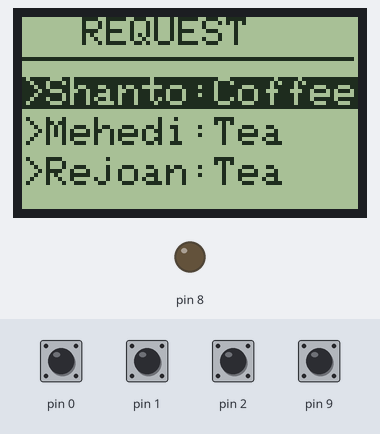
Simulated run of this sketch. Board: Arduino Uno, built with avr-gcc and run on an emulated ATmega328P. Shown: 84×48 one-colour display, output pins drawn as LEDs (lit = HIGH). Inputs (shaded band) come from the test bench; at power-on: pin 0–2, pin 9 HIGH.

Above: at 1.2 s.
1.3 s: pin 0 pulled LOW for 0.15 s
At 2.1 s:
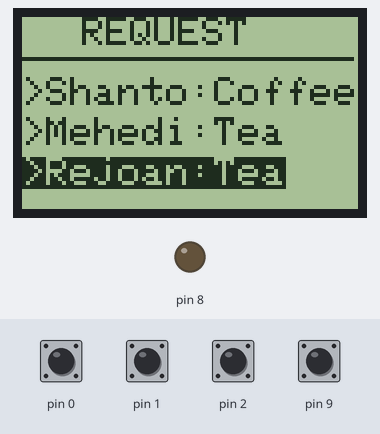
2.9 s: pin 1 pulled LOW for 0.15 s
At 3.9 s:
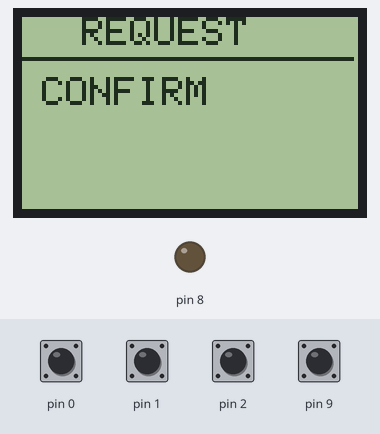
4.5 s: pin 1 pulled LOW for 1 s
At 5.3 s:
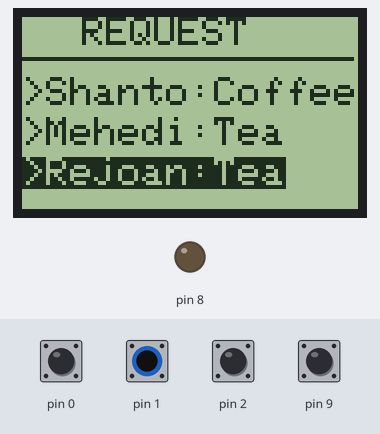
7.0 s: pin 9 pulled LOW for 0.15 s
At 8.2 s:
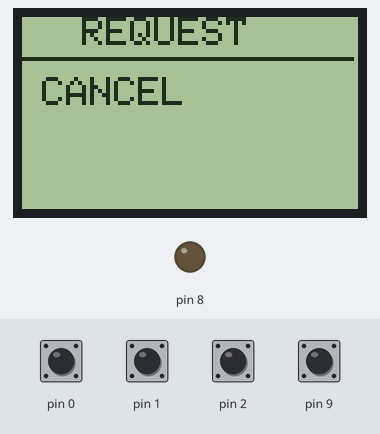
8.6 s: pin 9 pulled LOW for 1 s
At 9.4 s:
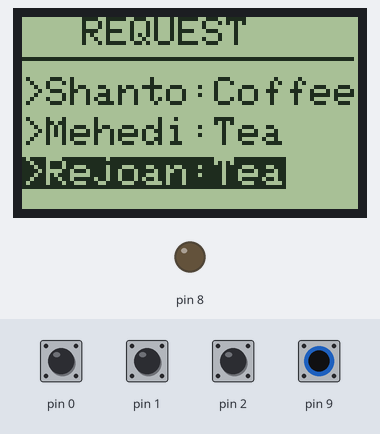
11.1 s: pin 0 pulled LOW for 1 s
At 11.6 s:
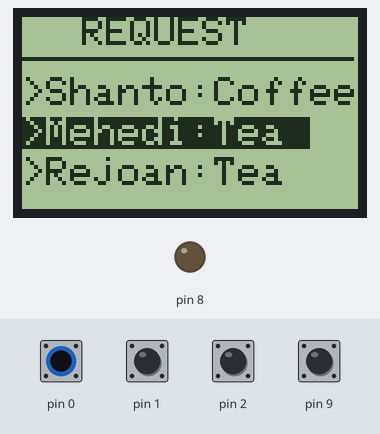
Timing chart, 0 to 14.1 s (numbered marks = the images above; inputs shaded):
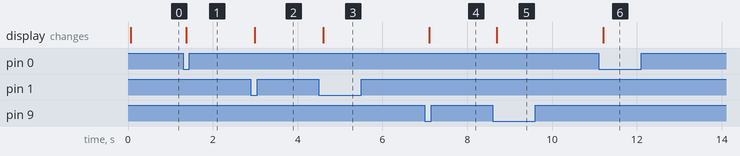

The sketch:

miraz_lcd_menu.ino
```cpp
#include <SPI.h>
#include <Adafruit_GFX.h>
#include <Adafruit_PCD8544.h>

boolean backlight = true;
int contrast = 50;

int menuitem = 1;
int page = 1;

volatile boolean up = false;
volatile boolean down = false;
volatile boolean middle = false;
volatile boolean middle2 = false;

int downButtonState = 0;
int upButtonState = 0;
int selectButtonState = 0;
int cancelButtonState = 0;
int lastDownButtonState = 0;
int lastSelectButtonState = 0;
int lastUpButtonState = 0;
int lastCancelButtonState = 0;

Adafruit_PCD8544 display = Adafruit_PCD8544(7, 6, 5, 4, 3);

void setup() {

  pinMode(2, INPUT_PULLUP);
  pinMode(1, INPUT_PULLUP);
  pinMode(0, INPUT_PULLUP);
  pinMode(9, INPUT_PULLUP);
  pinMode(8, OUTPUT);

  digitalWrite(8, LOW); //Turn Backlight ON

  //  Serial.begin(9600);

  display.begin();
  display.setContrast(contrast); //Set contrast to 50
  display.clearDisplay();
  display.display();
}

void loop() {

  drawMenu();

  downButtonState = digitalRead(2);
  selectButtonState = digitalRead(1);
  upButtonState =   digitalRead(0);
  cancelButtonState =   digitalRead(9);

  checkIfDownButtonIsPressed();
  checkIfUpButtonIsPressed();
  checkIfSelectButtonIsPressed();
  checkIfCancelButtonIsPressed();

  if (up && page == 1 ) {
    up = false;
    menuitem--;
    if (menuitem == 0)
    {
      menuitem = 3;
    }
  } else if (up && page == 2 ) {
    up = false;
  }


  if (down && page == 1) {
    down = false;
    menuitem++;
    if (menuitem == 4)
    {
      menuitem = 1;
    }
  }
  else if (down && page == 2 ) {
    down = false;
  }


  if (middle) {
    middle = false;
    if (page == 1 && menuitem == 000)
    {
      page = 2;
    }
    else if (page == 1 && menuitem == 1)
    {
      page = 2;
    }

    else if (page == 1 && menuitem == 2)
    {
      page = 2;
    }
    else if (page == 1 && menuitem == 3)
    {
      page = 2;
    }
    else if (page == 2) {
      page = 1;
    }
  }

    else if (middle2) {
    middle2 = false;
    if (page == 1 && menuitem == 000)
    {
      page = 3;
    }
    else if (page == 1 && menuitem == 1)
    {
      page = 3;
    }

    else if (page == 1 && menuitem == 2)
    {
      page = 3;
    }
    else if (page == 1 && menuitem == 3)
    {
      page = 3;
    }
    else if (page == 3) {
      page = 1;
    }
  }

}

void checkIfDownButtonIsPressed()
{
  if (downButtonState != lastDownButtonState)
  {
    if (downButtonState == 0)
    {
      down = true;
    }
    delay(50);
  }
  lastDownButtonState = downButtonState;
}

void checkIfUpButtonIsPressed()
{
  if (upButtonState != lastUpButtonState)
  {
    if (upButtonState == 0) {
      up = true;
    }
    delay(50);
  }
  lastUpButtonState = upButtonState;
}

void checkIfSelectButtonIsPressed()
{
  if (selectButtonState != lastSelectButtonState)
  {
    if (selectButtonState == 0) {
      middle = true;
    }
    delay(50);
  }
  lastSelectButtonState = selectButtonState;
}

void checkIfCancelButtonIsPressed()
{
  if (cancelButtonState != lastCancelButtonState)
  {
    if (cancelButtonState == 0) {
      middle2 = true;
    }
    delay(50);
  }
  lastCancelButtonState = cancelButtonState;
}


void drawMenu()
{

  if (page == 1)
  {
    display.setTextSize(1);
    display.clearDisplay();
    display.setTextColor(BLACK, WHITE);
    display.setCursor(15, 0);
    display.print("REQUEST");
    display.drawFastHLine(0, 10, 83, BLACK);
    display.setCursor(0, 15);

    if (menuitem == 1)
    {
      display.setTextColor(WHITE, BLACK);
    }
    else
    {
      display.setTextColor(BLACK, WHITE);
    }
    display.print(">Shanto:Coffee");
    display.setCursor(0, 25);
    if (menuitem == 2)
    {
      display.setTextColor(WHITE, BLACK);
    }
    else
    {
      display.setTextColor(BLACK, WHITE);
    }

    display.print(">Mehedi:Tea ");


    if (menuitem == 3)
    {
      display.setTextColor(WHITE, BLACK);
    }
    else
    {
      display.setTextColor(BLACK, WHITE);
    }
    display.setCursor(0, 35);
    display.print(">Rejoan:Tea");
    display.display();
  }


  else if (page == 2)
  {
    display.setTextSize(1);
    display.clearDisplay();
    display.setTextColor(BLACK, WHITE);
    display.setCursor(15, 0);
    display.print("REQUEST");
    display.drawFastHLine(0, 10, 83, BLACK);
    display.setCursor(5, 15);
    display.print("CONFIRM");
    display.setTextSize(2);
    display.setCursor(5, 25);
    display.display();
  }

    else if (page == 3)
  {
    display.setTextSize(1);
    display.clearDisplay();
    display.setTextColor(BLACK, WHITE);
    display.setCursor(15, 0);
    display.print("REQUEST");
    display.drawFastHLine(0, 10, 83, BLACK);
    display.setCursor(5, 15);
    display.print("CANCEL");
    display.setTextSize(2);
    display.setCursor(5, 25);
    display.display();
  }
  display.display();
}
```

Measured:
- after the input at 1.3 s, the display: changes after 0.08 s (image 1)
- after the input at 2.9 s, the display: changes after 0.09 s (image 2)
- after the input at 4.5 s, the display: changes after 0.10 s (image 3)
- after the input at 7.0 s, the display: changes after 0.10 s (image 4)
- after the input at 8.6 s, the display: changes after 0.09 s (image 5)
- after the input at 11.1 s, the display: changes after 0.10 s (image 6)
